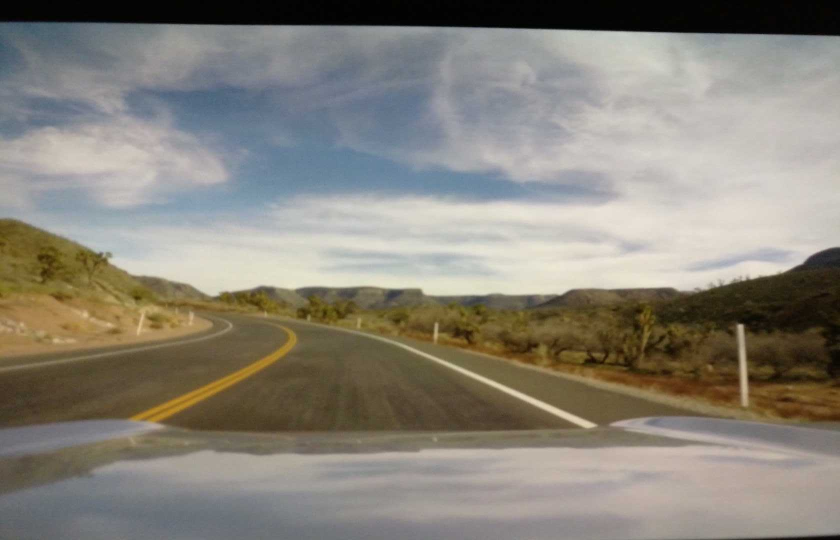
#> input picture test_images/real3.jpg, 1680 x 1080 px, found by its file name (shown at 1/2 size)
$ jupyter execute lane-detector.ipynb   (shell and % lines are left out)   (older library calls are emulated)
#> lines starting #> are read from the running program, lines starting #| are printed output that depends on the picture; after the words box and inside, x2 and y2 are one past the last pixel; in counts of white or black regions, pixels touching at a corner belong together
[cell 1]
import matplotlib.pyplot as plt
import matplotlib.image as mpimg
import numpy as np
import pickle
import cv2
import glob
import time
from moviepy.editor import VideoFileClip

[cell 2]
# Test the calibration for one image
#file = 'comma_example.jpg'
#file = '10950.jpg'
#img = mpimg.imread('/media/max/Storage/comma-dataset/comma-dataset/images/' + file)
img = mpimg.imread('/Users/maxwang/CODE/lane-lines/test_images/real3.jpg')
#> img is the input picture: shape (1080, 1680, 3); mean R, G, B 136.5, 132, 122.1
plt.imshow(img)

#img = cal_undistort(img, objpoints, imgpoints)

#plt.figure()
#plt.imshow(img)

[cell 3]
copy = img.copy()

bottomY = 900
topY = 650

left1 = (180, bottomY)
left1_x, left1_y = left1
left2 = (680, topY)
left2_x, left2_y = left2

right1 = (1080, topY)
right1_x, right1_y = right1

right2 = (1680, bottomY)
right2_x, right2_y = right2

color = [255, 0, 0]
w = 1
cv2.line(copy, left1, left2, color, w)
#> copy: shape (1080, 1680, 3); 0.03% of pixels changed, all inside (x1, y1, x2, y2) = (180, 650, 681, 901)
cv2.line(copy, left2, right1, color, w)
#> copy: shape (1080, 1680, 3); mean R, G, B 136.5, 132, 122
cv2.line(copy, right1, right2, color, w)
#> copy: shape (1080, 1680, 3); mean R, G, B 136.6, 131.9, 122
cv2.line(copy, right2, left1, color, w)
#> copy: shape (1080, 1680, 3); mean R, G, B 136.7, 131.8, 121.9
fig, ax = plt.subplots(figsize=(40, 20))
ax.imshow(copy)

[cell 4]
def corners_unwarp(img):
    img_size = (img.shape[1], img.shape[0])

    src = np.float32([(680,400),
                  (1080,400),
                  (20,900),
                  (1650,900)])

    offset = 150
    dst = np.float32([(offset,0),
                  (img_size[0]-offset,0),
                  (offset,img_size[1]),
                  (img_size[0]-offset,img_size[1])])

    M = cv2.getPerspectiveTransform(src, dst)
    Minv = cv2.getPerspectiveTransform(dst, src)
    warped = cv2.warpPerspective(img, M, img_size, flags=cv2.INTER_LINEAR)
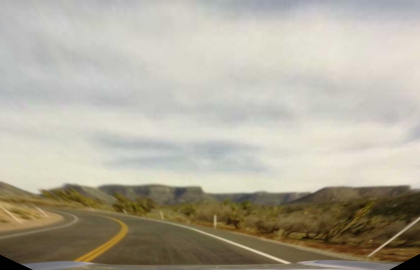
#> warped: shape (1080, 1680, 3) (shown at 1/4 size); mean R, G, B 176.7, 171.3, 155.9

    return warped, M, Minv

[cell 5]
# Test the warping for a test image with a curved road
top_down, M, Minv = corners_unwarp(img)
#> M = [[-2.36, -3.75, 3004.5], [-5.51e-16, -6.03, 2411.5], [-2.44e-19, -0.00421, 1]]; Minv = [[0.29, -0.625, 636.5], [3.72e-17, -0.166, 400], [0, -0.000699, 1]]

plt.imshow(top_down)

[cell 6]
exampleImg_unwarp = top_down.copy()
# Visualize multiple color space channels
exampleImg_unwarp_R = exampleImg_unwarp[:,:,0]
exampleImg_unwarp_G = exampleImg_unwarp[:,:,1]
exampleImg_unwarp_B = exampleImg_unwarp[:,:,2]
exampleImg_unwarp_HLS = cv2.cvtColor(exampleImg_unwarp, cv2.COLOR_RGB2HLS)
#> exampleImg_unwarp_HLS: shape (1080, 1680, 3); mean of channels 0, 1, 2 30.5, 166.6, 47.5
exampleImg_unwarp_H = exampleImg_unwarp_HLS[:,:,0]
exampleImg_unwarp_hL = exampleImg_unwarp_HLS[:,:,1]
exampleImg_unwarp_S = exampleImg_unwarp_HLS[:,:,2]
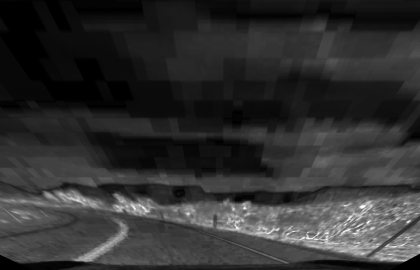
#> exampleImg_unwarp_S: shape (1080, 1680) (shown at 1/4 size); min 0, max 255, mean 47.5
exampleImg_unwarp_LAB = cv2.cvtColor(exampleImg_unwarp, cv2.COLOR_RGB2Lab)
#> exampleImg_unwarp_LAB: shape (1080, 1680, 3); mean of channels 0, 1, 2 177.3, 127.9, 137.1
exampleImg_unwarp_L = exampleImg_unwarp_LAB[:,:,0]
exampleImg_unwarp_A = exampleImg_unwarp_LAB[:,:,1]
exampleImg_unwarp_B2 = exampleImg_unwarp_LAB[:,:,2]
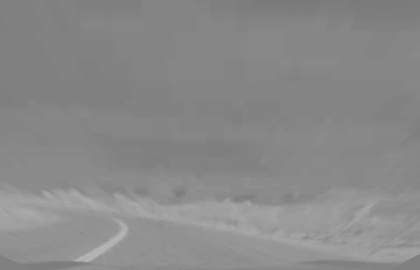
#> exampleImg_unwarp_B2: shape (1080, 1680) (shown at 1/4 size); min 119, max 186, mean 137.1
fig, axs = plt.subplots(3,3, figsize=(16, 12))
fig.subplots_adjust(hspace = .2, wspace=.001)
axs = axs.ravel()
axs[0].imshow(exampleImg_unwarp_R, cmap='gray')
axs[0].set_title('RGB R-channel', fontsize=30)
axs[1].imshow(exampleImg_unwarp_G, cmap='gray')
axs[1].set_title('RGB G-Channel', fontsize=30)
axs[2].imshow(exampleImg_unwarp_B, cmap='gray')
axs[2].set_title('RGB B-channel', fontsize=30)
axs[3].imshow(exampleImg_unwarp_H, cmap='gray')
axs[3].set_title('HLS H-Channel', fontsize=30)
axs[4].imshow(exampleImg_unwarp_hL, cmap='gray')
axs[4].set_title('HLS L-channel', fontsize=30)
axs[5].imshow(exampleImg_unwarp_S, cmap='gray')
axs[5].set_title('HLS S-Channel', fontsize=30)
axs[6].imshow(exampleImg_unwarp_L, cmap='gray')
axs[6].set_title('LAB L-channel', fontsize=30)
axs[7].imshow(exampleImg_unwarp_A, cmap='gray')
axs[7].set_title('LAB A-Channel', fontsize=30)
axs[8].imshow(exampleImg_unwarp_B2, cmap='gray')
axs[8].set_title('LAB B-Channel', fontsize=30)

[cell 7]
thresh = (180, 255)
l_thresh = (140, 255)
b_thresh = (190, 255)

img_copy = np.copy(top_down)

gray = cv2.cvtColor(img_copy, cv2.COLOR_RGB2GRAY)
hls = cv2.cvtColor(img_copy, cv2.COLOR_RGB2HLS).astype(np.float)
lab = cv2.cvtColor(img_copy, cv2.COLOR_RGB2Lab)

l_channel = hls[:,:,1]
lab_b = lab[:,:,2]

# Sobel x
sobelx = cv2.Sobel(gray, cv2.CV_64F, 1, 0) # Take the derivative in x
abs_sobelx = np.absolute(sobelx) # Absolute x derivative to accentuate lines away from horizontal
scaled_sobel = np.uint8(255*abs_sobelx/np.max(abs_sobelx))

# Threshold x gradient
thresh_min = 25
thresh_max = 255
sxbinary = np.zeros_like(scaled_sobel)
sxbinary[(scaled_sobel >= thresh_min) & (scaled_sobel <= thresh_max)] = 1

binary = np.zeros_like(gray)
binary[(gray > thresh[0]) & (gray <= thresh[1])] = 1

l_binary = np.zeros_like(l_channel)
l_binary[(l_channel > l_thresh[0]) & (l_channel <= l_thresh[1])] = 1

# Normalize if there is yellow in the image
if np.max(lab_b) > 175:
    lab_b = lab_b*(255/np.max(lab_b))
b_binary = np.zeros_like(lab_b)
b_binary[(lab_b > b_thresh[0]) & (lab_b <= b_thresh[1])] = 1

binary_warped = np.zeros_like(b_binary)
binary_warped[(sxbinary == 1)] = 1

plt.imshow(binary_warped)
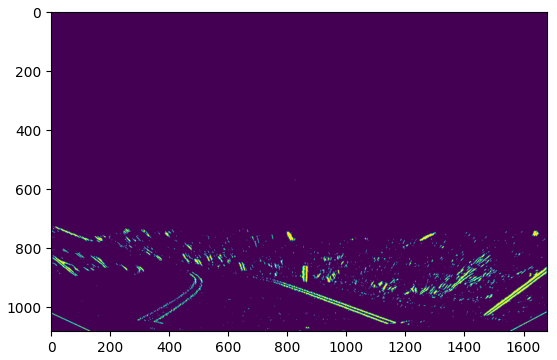
#> figure drawn by matplotlib, 1 panel

[cell 8]
# USE THIS TO PREPROCESS IMAGES
# RETURNS TOP DOWN BINARY IMAGE AND INVERSE MATRIX FOR UNDISTORTING

def preprocess(img):
    #undistorted = cal_undistort(img, objpoints, imgpoints)

    top_down, M, Minv = corners_unwarp(img)

    thresh = (130, 255)
    l_thresh = (220, 255)
    b_thresh = (190, 255)

    gray = cv2.cvtColor(top_down, cv2.COLOR_RGB2GRAY)
    hls = cv2.cvtColor(img, cv2.COLOR_RGB2HLS).astype(np.float)
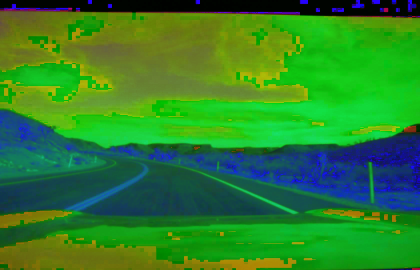
#> hls: shape (1080, 1680, 3) float64 (shown at 1/4 size); mean R, G, B 45.8, 129.5, 43
    lab = cv2.cvtColor(img, cv2.COLOR_RGB2Lab)
#> lab: shape (1080, 1680, 3); mean of channels 0, 1, 2 139.3, 128.6, 134.3

    l_channel = hls[:,:,1]
    lab_b = lab[:,:,2]

    binary = np.zeros_like(gray)
    binary[(gray > thresh[0]) & (gray <= thresh[1])] = 1

    l_binary = np.zeros_like(l_channel)
    l_binary[(l_channel > l_thresh[0]) & (l_channel <= l_thresh[1])] = 1

    # Normalize if there is yellow in the image
    if np.max(lab_b) > 175:
        lab_b = lab_b*(255/np.max(lab_b))
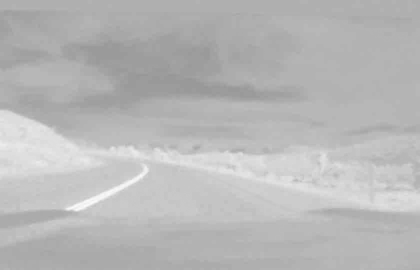
#> lab_b: shape (1080, 1680) float64 (shown at 1/4 size); min 150.8, max 255, mean 184.2
    b_binary = np.zeros_like(lab_b)
    b_binary[(lab_b > b_thresh[0]) & (lab_b <= b_thresh[1])] = 1

    binary_warped = np.zeros_like(b_binary)
    binary_warped[(b_binary == 1) | (l_binary == 1) | (binary == 1)] = 1

    return binary_warped, Minv


start = time.time()

b, _ = preprocess(img)
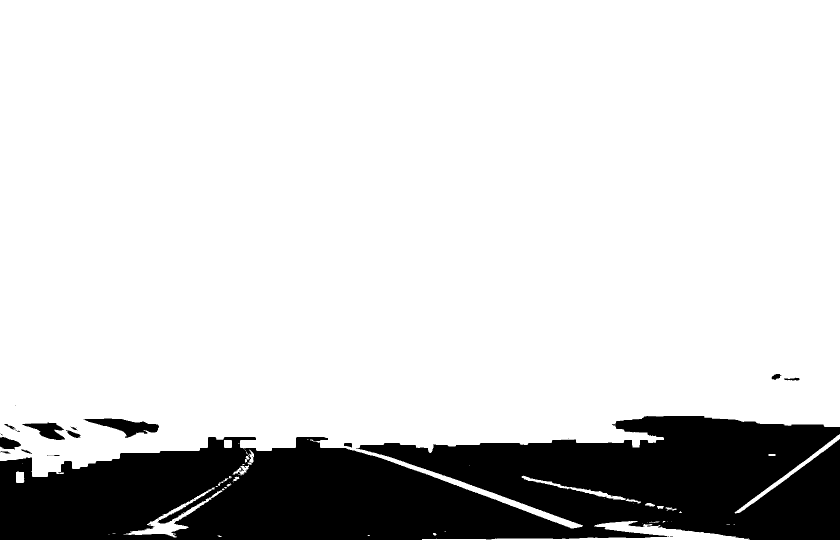
#> b: shape (1080, 1680) float64 (shown at 1/2 size); values 0 (black) and 1 (white), 82.6% white; 34 black regions (21 under 20 px), largest, box (x1, y1, x2, y2) and area: (0, 832, 1680, 1080) 309794, (167, 837, 318, 876) 2616, (44, 845, 130, 880) 1491

end = time.time()
print(end - start)

[cell 9]
def polyfit(binary_warped, visualize=False):
#> called with visualize = True
    histogram = np.sum(binary_warped[int(binary_warped.shape[0]/2):,:], axis=0)
    # Create an output image to draw on and  visualize the result
    out_img = np.dstack((binary_warped, binary_warped, binary_warped))*255
    # Find the peak of the left and right halves of the histogram
    # These will be the starting point for the left and right lines
    midpoint = np.int(histogram.shape[0]/2)
    leftx_base = np.argmax(histogram[:midpoint])
    rightx_base = np.argmax(histogram[midpoint:]) + midpoint

    # Choose the number of sliding windows
    nwindows = 8
    # Set height of windows
    window_height = np.int(binary_warped.shape[0]/nwindows)
    # Identify the x and y positions of all nonzero pixels in the image
    nonzero = binary_warped.nonzero()
    nonzeroy = np.array(nonzero[0])
    nonzerox = np.array(nonzero[1])
    # Current positions to be updated for each window
    leftx_current = leftx_base
    rightx_current = rightx_base
    # Set the width of the windows +/- margin
    margin = 35
    # Set minimum number of pixels found to recenter window
    minpix = 20
    # Create empty lists to receive left and right lane pixel indices
    left_lane_inds = []
    right_lane_inds = []

    # Step through the windows one by one
    for window in range(nwindows):
        # Identify window boundaries in x and y (and right and left)
        win_y_low = binary_warped.shape[0] - (window+1)*window_height
        win_y_high = binary_warped.shape[0] - window*window_height
        win_xleft_low = leftx_current - margin
        win_xleft_high = leftx_current + margin
        win_xright_low = rightx_current - margin
        win_xright_high = rightx_current + margin
        # Draw the windows on the visualization image
        cv2.rectangle(out_img,(win_xleft_low,win_y_low),(win_xleft_high,win_y_high),
        (0,255,0), 1)
        cv2.rectangle(out_img,(win_xright_low,win_y_low),(win_xright_high,win_y_high),
        (0,255,0), 1)
        # Identify the nonzero pixels in x and y within the window
        good_left_inds = ((nonzeroy >= win_y_low) & (nonzeroy < win_y_high) &
        (nonzerox >= win_xleft_low) &  (nonzerox < win_xleft_high)).nonzero()[0]
        good_right_inds = ((nonzeroy >= win_y_low) & (nonzeroy < win_y_high) &
        (nonzerox >= win_xright_low) &  (nonzerox < win_xright_high)).nonzero()[0]
        # Append these indices to the lists
        left_lane_inds.append(good_left_inds)
        right_lane_inds.append(good_right_inds)
        # If you found > minpix pixels, recenter next window on their mean position
        if len(good_left_inds) > minpix:
            leftx_current = np.int(np.mean(nonzerox[good_left_inds]))
        if len(good_right_inds) > minpix:
            rightx_current = np.int(np.mean(nonzerox[good_right_inds]))

    # Concatenate the arrays of indices
    left_lane_inds = np.concatenate(left_lane_inds)
    right_lane_inds = np.concatenate(right_lane_inds)

    # Extract left and right line pixel positions
    leftx = nonzerox[left_lane_inds]

    lefty = nonzeroy[left_lane_inds]
    rightx = nonzerox[right_lane_inds]
    righty = nonzeroy[right_lane_inds]

    left_fit, right_fit = (None, None)
    # Fit a second order polynomial to each
    if len(leftx) != 0:
        left_fit = np.polyfit(lefty, leftx, 2)
    if len(rightx) != 0:
        right_fit = np.polyfit(righty, rightx, 2)

    # Generate x and y values for plotting
    ploty = np.linspace(0, binary_warped.shape[0]-1, binary_warped.shape[0] )
    left_fitx = left_fit[0]*ploty**2 + left_fit[1]*ploty + left_fit[2]
    right_fitx = right_fit[0]*ploty**2 + right_fit[1]*ploty + right_fit[2]

    if visualize:
        out_img[nonzeroy[left_lane_inds], nonzerox[left_lane_inds]] = [255, 0, 0]
        out_img[nonzeroy[right_lane_inds], nonzerox[right_lane_inds]] = [0, 0, 255]
        plt.imshow(out_img)
        plt.plot(left_fitx, ploty, color='yellow')
        plt.plot(right_fitx, ploty, color='yellow')
        plt.xlim(0, 320)
        plt.ylim(160, 0)

    return left_fit, right_fit, left_lane_inds, right_lane_inds

[cell 10]
left_fit, right_fit, left_lane_inds, right_lane_inds = polyfit(binary_warped, True)
#> binary_warped: shape (1080, 1680) float64; values 0 (black) and 1 (white), 1.5% white; 1160 white regions (965 under 20 px), largest, box (x1, y1, x2, y2) and area: (1465, 863, 1679, 1029) 3528, (775, 912, 1169, 1056) 3443, (1344, 866, 1431, 949) 904
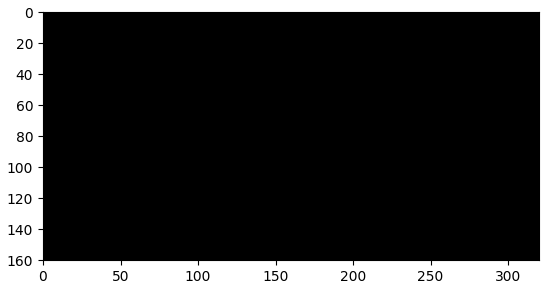
#> figure drawn by matplotlib, 1 panel

[cell 11]
# [61 lines left out: function polyfit_prev, not called in this run]

[cell 12]
# Test the polyfit_prev function with a new image

#img2 = mpimg.imread('./test_images/comma_example.jpg')

#binary_warped2, Minv = preprocess(img2)

#left_fit2, right_fit2, left_lane_inds2, right_lane_inds2 = polyfit_prev(binary_warped2, left_fit, right_fit, True)

[cell 13]
def draw_on_lane(img, binary_warped, left_fit, right_fit, Minv):
    new_img = np.copy(img)
    if left_fit is None or right_fit is None:
        return original_img

    img_size = (binary_warped.shape[1], binary_warped.shape[0])

    # Create an image to draw the lines on
    warp_zero = np.zeros_like(binary_warped).astype(np.uint8)
    color_warp = np.dstack((warp_zero, warp_zero, warp_zero))

    ploty = np.linspace(0, img_size[1]-1, num=img_size[1])
    left_fitx = left_fit[0]*ploty**2 + left_fit[1]*ploty + left_fit[2]
    right_fitx = right_fit[0]*ploty**2 + right_fit[1]*ploty + right_fit[2]

    # Recast the x and y points into usable format for cv2.fillPoly()
    pts_left = np.array([np.transpose(np.vstack([left_fitx, ploty]))])
    pts_right = np.array([np.flipud(np.transpose(np.vstack([right_fitx, ploty])))])
    pts = np.hstack((pts_left, pts_right))

    # Draw the lane onto the warped blank image
    #cv2.fillPoly(color_warp, np.int_([pts]), (0,255, 0))
    cv2.polylines(color_warp, np.int32([pts_left]), isClosed=False, color=(0,255,0), thickness=5)
    cv2.polylines(color_warp, np.int32([pts_right]), isClosed=False, color=(0,255,0), thickness=5)
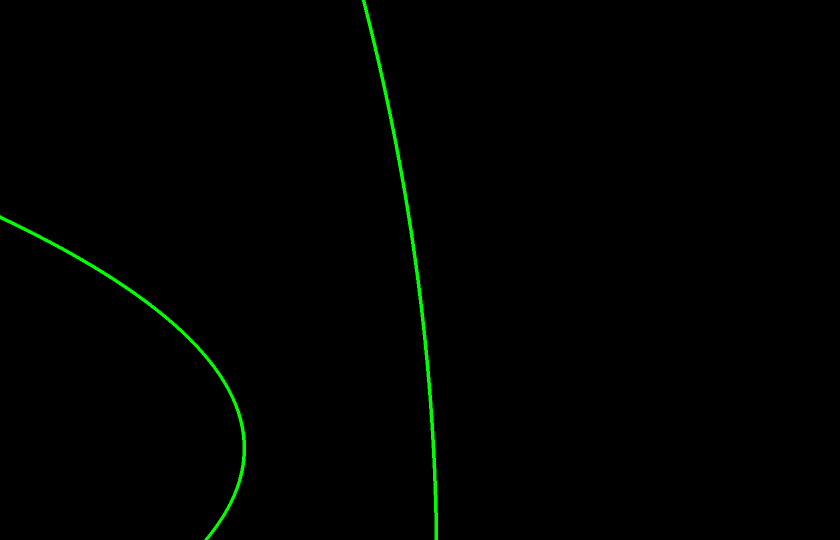
#> color_warp: shape (1080, 1680, 3) (shown at 1/2 size); mean of channels 0, 1, 2 0, 1.9, 0; drawn as R, G, B

    # Warp the blank back to original image space using inverse perspective matrix (Minv)
    newwarp = cv2.warpPerspective(color_warp, Minv, (img_size[0], img_size[1]))
    # Combine the result with the original image
    result = cv2.addWeighted(new_img, 1, newwarp, 0.5, 0)
    return result

[cell 14]
img_output = draw_on_lane(img, binary_warped, left_fit, right_fit, Minv)
plt.imshow(img_output)

[cell 15]
def calculate_radius_and_distance(binary_warped, left_fit, right_fit, left_lane_inds, right_lane_inds):
    ym_per_pix = 30/720 # meters per pixel in y dimension
    xm_per_pix = 3.7/700 # meters per pixel in x dimension

    left_rad = 0
    right_rad = 0
    distance = 0

    img_size = (binary_warped.shape[1], binary_warped.shape[0])
    ploty = np.linspace(0, img_size[1]-1, img_size[1])
    y_eval = np.max(ploty)

    nonzero = binary_warped.nonzero()
    nonzeroy = np.array(nonzero[0])
    nonzerox = np.array(nonzero[1])

    leftx = nonzerox[left_lane_inds]
    lefty = nonzeroy[left_lane_inds]
    rightx = nonzerox[right_lane_inds]
    righty = nonzeroy[right_lane_inds]

    if len(leftx) > 0 and len(rightx) > 0:
        left_fit_cr = np.polyfit(lefty*ym_per_pix, leftx*xm_per_pix, 2)
        right_fit_cr = np.polyfit(righty*ym_per_pix, rightx*xm_per_pix, 2)

        left_rad = ((1 + (2*left_fit[0]*y_eval + left_fit[1])**2)**1.5) / np.absolute(2*left_fit[0])
        right_rad = ((1 + (2*right_fit[0]*y_eval + right_fit[1])**2)**1.5) / np.absolute(2*right_fit[0])

    # Calculate how far the car is from the center of the lane
    if left_fit is not None and right_fit is not None:
        position = img_size[0] / 2
        left_x_intercept = left_fit[0]*img_size[1]**2 + left_fit[1]*img_size[1] + left_fit[2]
        right_x_intercept = right_fit[0]*img_size[1]**2 + right_fit[1]*img_size[1] + right_fit[2]
        lane_center = (left_x_intercept + right_x_intercept) / 2

        distance = (position - lane_center) * xm_per_pix

    return left_rad, right_rad, distance

[cell 16]
left_rad, right_rad, distance = calculate_radius_and_distance(binary_warped, left_fit, right_fit, left_lane_inds, right_lane_inds)

[cell 17]
class Line():
    # [39 lines left out: functions __init__, add_fit, not called in this run]

[cell 18]
def draw_data(img, radius, distance):
#> called with radius = 2424.2, distance = 1.05
    new_img = np.copy(img)
    h = new_img.shape[0]
    font = cv2.FONT_HERSHEY_DUPLEX
    text = 'Curve radius: ' + '{:04.2f}'.format(radius) + 'm'
#> text = 'Curve radius: 2424.25m'
    cv2.putText(new_img, text, (10,20), font, 0.5, (255,255,255), 1, cv2.LINE_AA)
    direction = ''
    if distance > 0:
        direction = 'right'
    elif distance < 0:
        direction = 'left'
    abs_distance = abs(distance)
    text = '{:04.3f}'.format(abs_distance) + 'm ' + direction + ' of center'
    cv2.putText(new_img, text, (10,40), font, 0.5, (255,255,255), 1, cv2.LINE_AA)
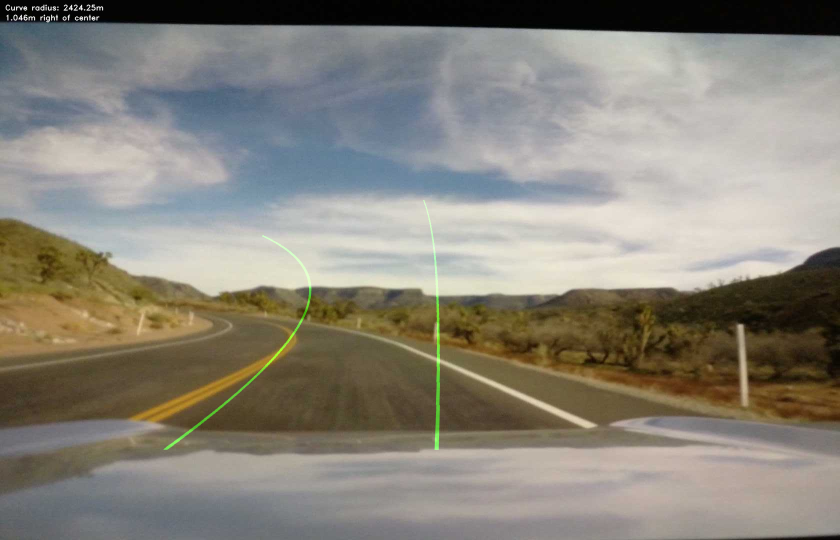
#> new_img: shape (1080, 1680, 3) (shown at 1/2 size); mean R, G, B 136.7, 132.5, 122.3
    return new_img
